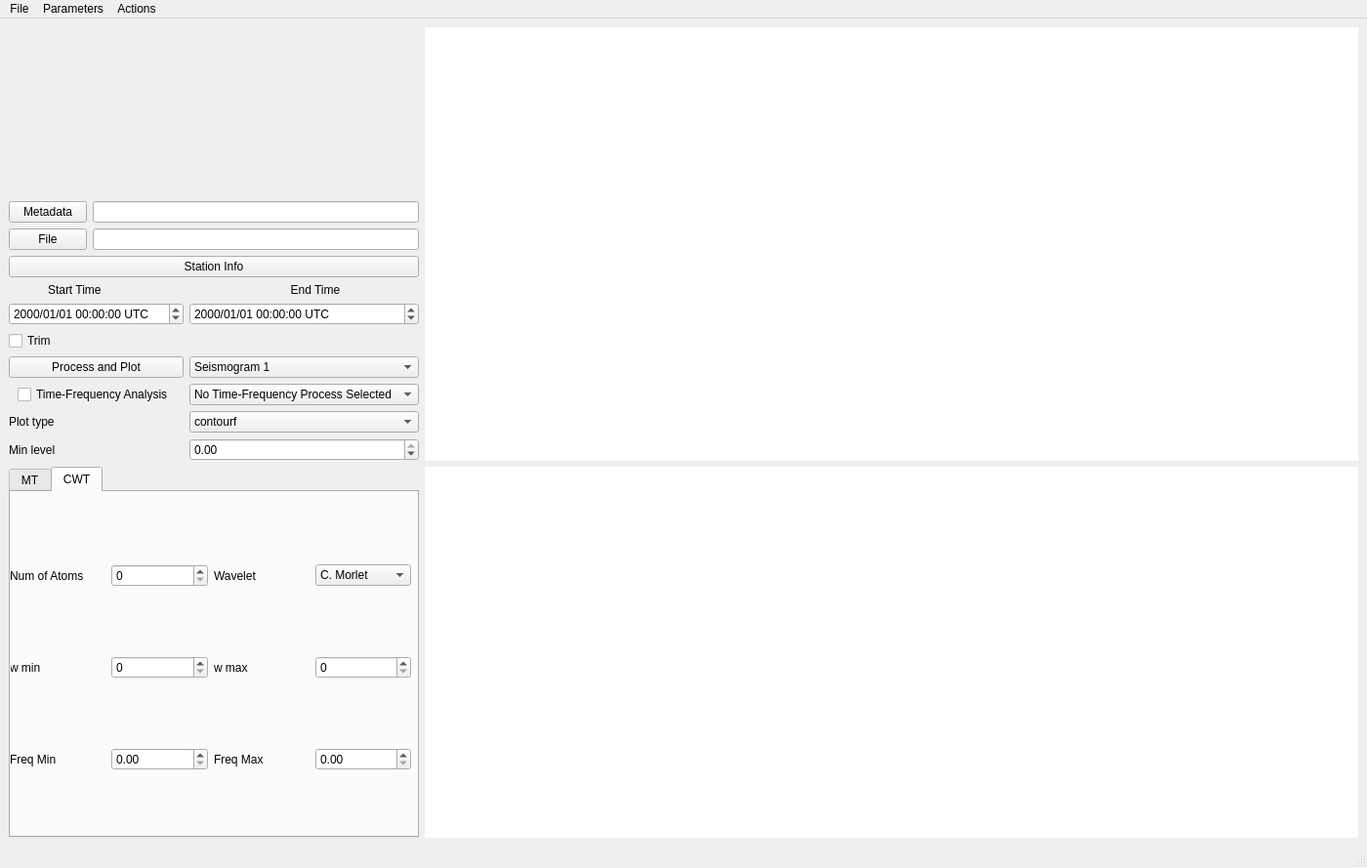
<?xml version="1.0" encoding="UTF-8"?>
<ui version="4.0">
 <class>MainWindow</class>
 <widget class="QMainWindow" name="MainWindow">
  <property name="geometry">
   <rect>
    <x>0</x>
    <y>0</y>
    <width>1400</width>
    <height>889</height>
   </rect>
  </property>
  <property name="sizePolicy">
   <sizepolicy hsizetype="Preferred" vsizetype="Minimum">
    <horstretch>0</horstretch>
    <verstretch>0</verstretch>
   </sizepolicy>
  </property>
  <property name="maximumSize">
   <size>
    <width>16777215</width>
    <height>16777200</height>
   </size>
  </property>
  <property name="windowTitle">
   <string>MainWindow</string>
  </property>
  <widget class="QWidget" name="centralwidget">
   <property name="autoFillBackground">
    <bool>true</bool>
   </property>
   <layout class="QGridLayout" name="gridLayout">
    <item row="1" column="0">
     <widget class="QSplitter" name="splitter_3">
      <property name="sizePolicy">
       <sizepolicy hsizetype="Preferred" vsizetype="Preferred">
        <horstretch>0</horstretch>
        <verstretch>0</verstretch>
       </sizepolicy>
      </property>
      <property name="orientation">
       <enum>Qt::Vertical</enum>
      </property>
      <widget class="QWidget" name="layoutWidget">
       <layout class="QVBoxLayout" name="verticalLayout_3">
        <item>
         <widget class="QWidget" name="fileSelectorWidget" native="true"/>
        </item>
        <item>
         <layout class="QGridLayout" name="gridLayout_4">
          <item row="0" column="0">
           <widget class="QPushButton" name="datalessBtn">
            <property name="sizePolicy">
             <sizepolicy hsizetype="Preferred" vsizetype="Fixed">
              <horstretch>0</horstretch>
              <verstretch>0</verstretch>
             </sizepolicy>
            </property>
            <property name="text">
             <string>Metadata</string>
            </property>
           </widget>
          </item>
          <item row="0" column="2">
           <widget class="QLineEdit" name="datalessPathForm">
            <property name="sizePolicy">
             <sizepolicy hsizetype="Preferred" vsizetype="Fixed">
              <horstretch>0</horstretch>
              <verstretch>0</verstretch>
             </sizepolicy>
            </property>
           </widget>
          </item>
          <item row="1" column="2">
           <widget class="QLineEdit" name="rootPathForm"/>
          </item>
          <item row="1" column="0">
           <widget class="QPushButton" name="selectDirBtn">
            <property name="text">
             <string>File</string>
            </property>
           </widget>
          </item>
         </layout>
        </item>
        <item>
         <widget class="QPushButton" name="stationsBtn">
          <property name="text">
           <string>Station Info</string>
          </property>
         </widget>
        </item>
        <item>
         <layout class="QGridLayout" name="gridLayout_5">
          <item row="4" column="0" alignment="Qt::AlignHCenter">
           <widget class="QCheckBox" name="time_frequencyChB">
            <property name="text">
             <string>Time-Frequency Analysis</string>
            </property>
           </widget>
          </item>
          <item row="0" column="0" alignment="Qt::AlignHCenter">
           <widget class="QLabel" name="label_12">
            <property name="text">
             <string>Start Time             </string>
            </property>
           </widget>
          </item>
          <item row="3" column="1">
           <widget class="QComboBox" name="selectCB">
            <item>
             <property name="text">
              <string>Seismogram 1</string>
             </property>
            </item>
            <item>
             <property name="text">
              <string>Seismogram 2</string>
             </property>
            </item>
           </widget>
          </item>
          <item row="3" column="0">
           <widget class="QPushButton" name="plotBtn">
            <property name="text">
             <string>Process and Plot</string>
            </property>
           </widget>
          </item>
          <item row="0" column="1" alignment="Qt::AlignHCenter">
           <widget class="QLabel" name="label_13">
            <property name="text">
             <string>           End Time    </string>
            </property>
           </widget>
          </item>
          <item row="1" column="1">
           <widget class="QDateTimeEdit" name="endtime_date">
            <property name="sizePolicy">
             <sizepolicy hsizetype="Preferred" vsizetype="Preferred">
              <horstretch>0</horstretch>
              <verstretch>0</verstretch>
             </sizepolicy>
            </property>
            <property name="displayFormat">
             <string>yyyy/MM/dd hh:mm:ss UTC</string>
            </property>
           </widget>
          </item>
          <item row="1" column="0">
           <widget class="QDateTimeEdit" name="starttime_date">
            <property name="sizePolicy">
             <sizepolicy hsizetype="Preferred" vsizetype="Preferred">
              <horstretch>0</horstretch>
              <verstretch>0</verstretch>
             </sizepolicy>
            </property>
            <property name="displayFormat">
             <string>yyyy/MM/dd hh:mm:ss UTC</string>
            </property>
           </widget>
          </item>
          <item row="4" column="1">
           <widget class="QComboBox" name="time_frequencyCB">
            <item>
             <property name="text">
              <string>No Time-Frequency Process Selected</string>
             </property>
            </item>
            <item>
             <property name="text">
              <string>Multitaper Spectrogram</string>
             </property>
            </item>
            <item>
             <property name="text">
              <string>Wigner Spectrogram</string>
             </property>
            </item>
            <item>
             <property name="text">
              <string>Continuous Wavelet Transform</string>
             </property>
            </item>
           </widget>
          </item>
          <item row="2" column="0">
           <widget class="QCheckBox" name="trimCB">
            <property name="text">
             <string>Trim</string>
            </property>
           </widget>
          </item>
          <item row="5" column="0">
           <widget class="QLabel" name="label_14">
            <property name="text">
             <string>Plot type</string>
            </property>
           </widget>
          </item>
          <item row="5" column="1">
           <widget class="QComboBox" name="typeCB">
            <item>
             <property name="text">
              <string>contourf</string>
             </property>
            </item>
            <item>
             <property name="text">
              <string>pcolormesh</string>
             </property>
            </item>
           </widget>
          </item>
          <item row="6" column="0">
           <widget class="QLabel" name="label_15">
            <property name="text">
             <string>Min level</string>
            </property>
           </widget>
          </item>
          <item row="6" column="1">
           <widget class="QDoubleSpinBox" name="minlevelCB">
            <property name="minimum">
             <double>-900.000000000000000</double>
            </property>
            <property name="maximum">
             <double>0.000000000000000</double>
            </property>
           </widget>
          </item>
         </layout>
        </item>
       </layout>
      </widget>
     </widget>
    </item>
    <item row="3" column="1">
     <widget class="QWidget" name="widget_plot_down" native="true">
      <property name="styleSheet">
       <string notr="true">background-color: rgb(255, 255, 255);</string>
      </property>
     </widget>
    </item>
    <item row="1" column="1">
     <widget class="QWidget" name="widget_plot_up" native="true">
      <property name="sizePolicy">
       <sizepolicy hsizetype="Expanding" vsizetype="Preferred">
        <horstretch>0</horstretch>
        <verstretch>0</verstretch>
       </sizepolicy>
      </property>
      <property name="styleSheet">
       <string notr="true">background-color: rgb(255, 255, 255);</string>
      </property>
     </widget>
    </item>
    <item row="3" column="0">
     <layout class="QGridLayout" name="gridLayout_2">
      <property name="sizeConstraint">
       <enum>QLayout::SetMinAndMaxSize</enum>
      </property>
      <item row="0" column="0">
       <widget class="QTabWidget" name="tabWidget">
        <property name="maximumSize">
         <size>
          <width>420</width>
          <height>380</height>
         </size>
        </property>
        <property name="currentIndex">
         <number>1</number>
        </property>
        <widget class="QWidget" name="tab">
         <attribute name="title">
          <string>MT</string>
         </attribute>
         <widget class="QWidget" name="gridLayoutWidget_2">
          <property name="geometry">
           <rect>
            <x>0</x>
            <y>0</y>
            <width>411</width>
            <height>351</height>
           </rect>
          </property>
          <layout class="QGridLayout" name="gridLayout_3">
           <item row="2" column="0">
            <widget class="QLabel" name="label_2">
             <property name="text">
              <string>Time Bandwidth</string>
             </property>
            </widget>
           </item>
           <item row="2" column="1">
            <widget class="QDoubleSpinBox" name="time_bandwidth_DB"/>
           </item>
           <item row="3" column="1">
            <widget class="QDoubleSpinBox" name="freq_min_mtDB"/>
           </item>
           <item row="3" column="0" alignment="Qt::AlignHCenter">
            <widget class="QLabel" name="label_4">
             <property name="text">
              <string>Freq Min</string>
             </property>
            </widget>
           </item>
           <item row="3" column="2" alignment="Qt::AlignHCenter">
            <widget class="QLabel" name="label_5">
             <property name="text">
              <string>Freq Max</string>
             </property>
            </widget>
           </item>
           <item row="3" column="3">
            <widget class="QDoubleSpinBox" name="freq_max_mtDB"/>
           </item>
           <item row="2" column="2">
            <widget class="QLabel" name="label">
             <property name="text">
              <string>Number of Tapers</string>
             </property>
            </widget>
           </item>
           <item row="2" column="3">
            <widget class="QSpinBox" name="number_tapers_mtSB"/>
           </item>
           <item row="0" column="2">
            <widget class="QDoubleSpinBox" name="mt_window_lengthDB"/>
           </item>
           <item row="0" column="1">
            <widget class="QLabel" name="label_3">
             <property name="text">
              <string>Window Length</string>
             </property>
            </widget>
           </item>
          </layout>
         </widget>
        </widget>
        <widget class="QWidget" name="tab_2">
         <attribute name="title">
          <string>CWT</string>
         </attribute>
         <widget class="QWidget" name="gridLayoutWidget">
          <property name="geometry">
           <rect>
            <x>-1</x>
            <y>9</y>
            <width>411</width>
            <height>341</height>
           </rect>
          </property>
          <layout class="QGridLayout" name="gridLayout_6">
           <item row="1" column="5">
            <widget class="QSpinBox" name="wmaxSB"/>
           </item>
           <item row="1" column="3">
            <widget class="QSpinBox" name="wminSB"/>
           </item>
           <item row="1" column="4">
            <widget class="QLabel" name="label_7">
             <property name="text">
              <string>w max</string>
             </property>
            </widget>
           </item>
           <item row="1" column="2">
            <widget class="QLabel" name="label_8">
             <property name="text">
              <string>w min</string>
             </property>
            </widget>
           </item>
           <item row="2" column="2">
            <widget class="QLabel" name="label_9">
             <property name="text">
              <string>Freq Min</string>
             </property>
            </widget>
           </item>
           <item row="2" column="3">
            <widget class="QDoubleSpinBox" name="freq_min_cwtDB"/>
           </item>
           <item row="2" column="4">
            <widget class="QLabel" name="label_10">
             <property name="text">
              <string>Freq Max</string>
             </property>
            </widget>
           </item>
           <item row="2" column="5">
            <widget class="QDoubleSpinBox" name="freq_max_cwtDB"/>
           </item>
           <item row="0" column="4">
            <widget class="QLabel" name="label_11">
             <property name="text">
              <string>Wavelet</string>
             </property>
            </widget>
           </item>
           <item row="0" column="5">
            <widget class="QComboBox" name="comboBox_2">
             <item>
              <property name="text">
               <string>C. Morlet</string>
              </property>
             </item>
            </widget>
           </item>
           <item row="0" column="2">
            <widget class="QLabel" name="label_6">
             <property name="text">
              <string>Num of Atoms</string>
             </property>
            </widget>
           </item>
           <item row="0" column="3">
            <widget class="QSpinBox" name="atomsSB"/>
           </item>
          </layout>
         </widget>
        </widget>
       </widget>
      </item>
     </layout>
    </item>
   </layout>
  </widget>
  <widget class="QMenuBar" name="menubar">
   <property name="geometry">
    <rect>
     <x>0</x>
     <y>0</y>
     <width>1400</width>
     <height>22</height>
    </rect>
   </property>
   <widget class="QMenu" name="menuFile">
    <property name="title">
     <string>File</string>
    </property>
    <addaction name="actionWrite"/>
    <addaction name="actionWrite_Time_Frequency"/>
   </widget>
   <widget class="QMenu" name="menuParameters">
    <property name="title">
     <string>Parameters</string>
    </property>
    <addaction name="actionSettings"/>
   </widget>
   <widget class="QMenu" name="menuActions">
    <property name="title">
     <string>Actions</string>
    </property>
    <addaction name="actionOpen_Spectral_Analysis"/>
   </widget>
   <addaction name="menuFile"/>
   <addaction name="menuParameters"/>
   <addaction name="menuActions"/>
  </widget>
  <widget class="QStatusBar" name="statusbar"/>
  <action name="actionWrite">
   <property name="icon">
    <iconset>
     <normalon>:/Iconos/Imagenes/Compas.png</normalon>
    </iconset>
   </property>
   <property name="text">
    <string>Write Seismogram</string>
   </property>
  </action>
  <action name="actionCreatenewProject">
   <property name="icon">
    <iconset>
     <normalon>:/Iconos/Imagenes/Lapiz.png</normalon>
    </iconset>
   </property>
   <property name="text">
    <string>Create a new Project</string>
   </property>
  </action>
  <action name="actionStationsInfo">
   <property name="icon">
    <iconset>
     <normalon>:/Iconos/Imagenes/Balc¢n.png</normalon>
    </iconset>
   </property>
   <property name="text">
    <string>Stations Info</string>
   </property>
  </action>
  <action name="actionSettings">
   <property name="text">
    <string>Set Parameters</string>
   </property>
  </action>
  <action name="actionImport_from_EA">
   <property name="text">
    <string>Import from EA</string>
   </property>
  </action>
  <action name="actionWrite_Time_Frequency">
   <property name="text">
    <string>Write Time-Frequency</string>
   </property>
  </action>
  <action name="actionOpen_Spectral_Analysis">
   <property name="text">
    <string>Open Spectral Analysis</string>
   </property>
  </action>
 </widget>
 <resources/>
 <connections/>
</ui>
